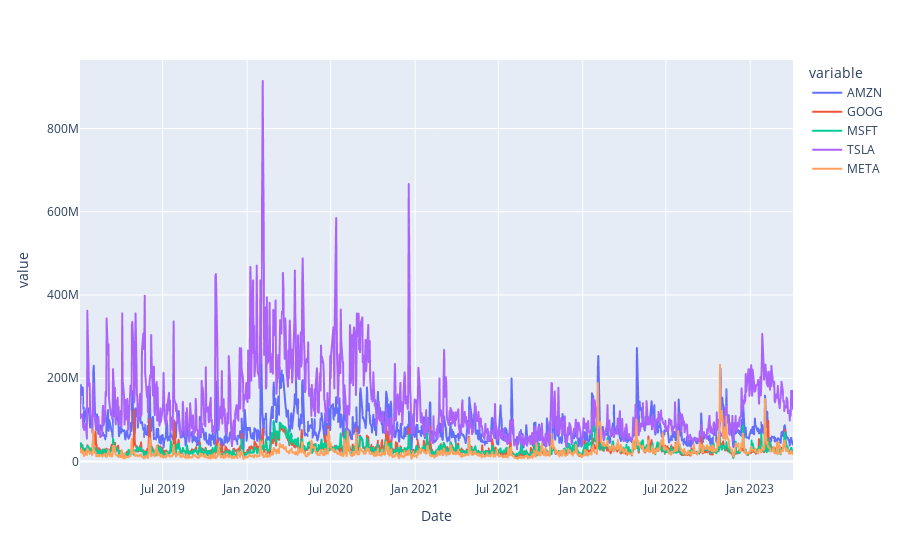

Here is the notebook cell this chart was saved with:
### Code cell
px.line(tickers_hist.Volume.reset_index(), y=companies, x="Date")

### Figure 1 — Plotly figure (JSON) as saved in the notebook; plotly's stock layout.template omitted (floating-point values rounded to 4 significant figures; data arrays with more than 128 entries replaced by an {"elided": "..."} marker saying what was removed)
{"data": [{"hovertemplate": "variable=AMZN<br>Date=%{x}<br>value=%{y}<extra></extra>", "legendgroup": "AMZN", "line": {"color": "#636efa", "dash": "solid"}, "marker": {"symbol": "circle"}, "mode": "lines", "name": "AMZN", "showlegend": true, "type": "scattergl", "x": {"elided": "1072 str values"}, "xaxis": "x", "y": {"elided": "1072 int values"}, "yaxis": "y"}, {"hovertemplate": "variable=GOOG<br>Date=%{x}<br>value=%{y}<extra></extra>", "legendgroup": "GOOG", "line": {"color": "#EF553B", "dash": "solid"}, "marker": {"symbol": "circle"}, "mode": "lines", "name": "GOOG", "showlegend": true, "type": "scattergl", "x": {"elided": "1072 str values"}, "xaxis": "x", "y": {"elided": "1072 int values"}, "yaxis": "y"}, {"hovertemplate": "variable=MSFT<br>Date=%{x}<br>value=%{y}<extra></extra>", "legendgroup": "MSFT", "line": {"color": "#00cc96", "dash": "solid"}, "marker": {"symbol": "circle"}, "mode": "lines", "name": "MSFT", "showlegend": true, "type": "scattergl", "x": {"elided": "1072 str values"}, "xaxis": "x", "y": {"elided": "1072 int values"}, "yaxis": "y"}, {"hovertemplate": "variable=TSLA<br>Date=%{x}<br>value=%{y}<extra></extra>", "legendgroup": "TSLA", "line": {"color": "#ab63fa", "dash": "solid"}, "marker": {"symbol": "circle"}, "mode": "lines", "name": "TSLA", "showlegend": true, "type": "scattergl", "x": {"elided": "1072 str values"}, "xaxis": "x", "y": {"elided": "1072 int values"}, "yaxis": "y"}, {"hovertemplate": "variable=META<br>Date=%{x}<br>value=%{y}<extra></extra>", "legendgroup": "META", "line": {"color": "#FFA15A", "dash": "solid"}, "marker": {"symbol": "circle"}, "mode": "lines", "name": "META", "showlegend": true, "type": "scattergl", "x": {"elided": "1072 str values"}, "xaxis": "x", "y": {"elided": "1072 int values"}, "yaxis": "y"}], "layout": {"legend": {"title": {"text": "variable"}, "tracegroupgap": 0}, "margin": {"t": 60}, "xaxis": {"anchor": "y", "domain": [0, 1], "title": {"text": "Date"}}, "yaxis": {"anchor": "x", "domain": [0, 1], "title": {"text": "value"}}}}
